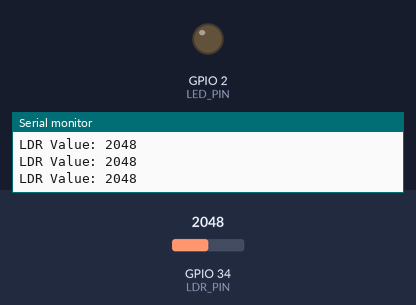
A sketch run on a simulated ESP32. On the bench: output pins drawn as LEDs (lit = HIGH), the last lines printed to the serial monitor. The inputs (shaded band) are chosen by the test bench; at power-on: GPIO 34 (LDR_PIN) = 2048. WiFi joins after 1.5 s; servers stay silent unless stated.

Above: at 2.7 s.
2.8 s: GPIO 34 (LDR_PIN) set to 1966
At 3.4 s:
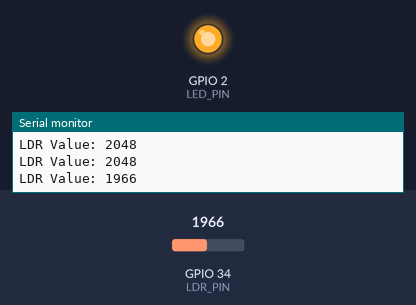
4.5 s: GPIO 34 (LDR_PIN) set to 2040
At 5.7 s:
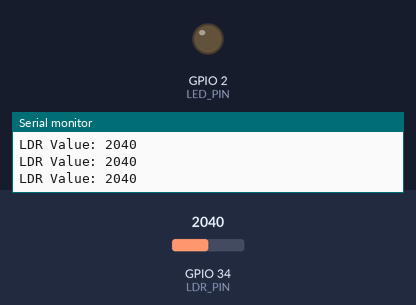
6.0 s: GPIO 34 (LDR_PIN) set to 1960
At 7.0 s:
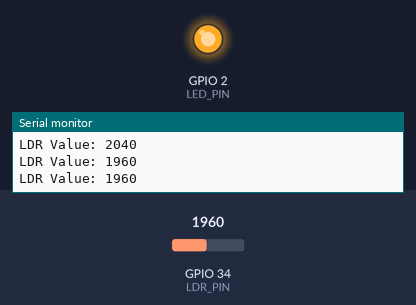
Timing chart, 0 to 9.0 s (numbered marks = the images above; inputs shaded):
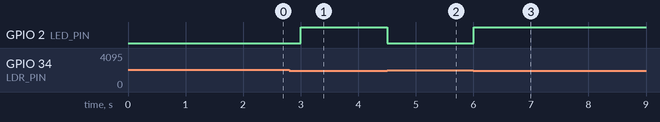

Measured:
- the behaviour switches between 2000 and 1999 on GPIO 34 (LDR_PIN) (found by bisection; images 0 and 1)
- after the input at 2.8 s, GPIO 2 (LED_PIN): LOW → HIGH after 0.20 s
- after the input at 4.5 s, GPIO 2 (LED_PIN): HIGH → LOW at once
- after the input at 6.0 s, GPIO 2 (LED_PIN): LOW → HIGH at once

The sketch:

ldr_with_web_server.ino
```cpp
#include <WiFi.h>

// ===== WiFi Credentials =====
const char* ssid = "Wi-Fi Name";
const char* password = "Password";

// ===== Pins =====
#define LDR_PIN 34      // Analog pin for LDR module
#define LED_PIN 2       // Built-in LED or external LED

WiFiServer server(80);

int ldrValue = 0;
String lightStatus = "";

void setup() {

  Serial.begin(115200);

  pinMode(LED_PIN, OUTPUT);

  // Connect WiFi
  WiFi.begin(ssid, password);

  Serial.print("Connecting to WiFi");

  while (WiFi.status() != WL_CONNECTED) {
    delay(500);
    Serial.print(".");
  }

  Serial.println("\nWiFi Connected");
  Serial.print("ESP32 IP Address: ");
  Serial.println(WiFi.localIP());

  // Start Server
  server.begin();
}

void loop() {

  // Read LDR Value
  ldrValue = analogRead(LDR_PIN);

  Serial.print("LDR Value: ");
  Serial.println(ldrValue);

  // Control LED based on light
  // Lower value = Dark (may vary by module)
  if (ldrValue < 2000) {
    digitalWrite(LED_PIN, HIGH);
    lightStatus = "Dark - LED ON";
  } else {
    digitalWrite(LED_PIN, LOW);
    lightStatus = "Bright - LED OFF";
  }

  // Web Client
  WiFiClient client = server.available();

  if (client) {

    client.readStringUntil('\r');

    // Send Webpage
    client.println("HTTP/1.1 200 OK");
    client.println("Content-type:text/html");
    client.println();

    client.println("<html>");
    client.println("<head>");
    client.println("<meta http-equiv='refresh' content='2'>");
    client.println("<title>ESP32 LDR Monitor</title>");
    client.println("</head>");

    client.println("<body style='font-family:Arial;text-align:center;'>");

    client.println("<h1>ESP32 LDR Web Server</h1>");

    client.print("<h2>LDR Value: ");
    client.print(ldrValue);
    client.println("</h2>");

    client.print("<h2>Status: ");
    client.print(lightStatus);
    client.println("</h2>");

    client.println("</body>");
    client.println("</html>");

    client.stop();
  }

  delay(500);
}
```
